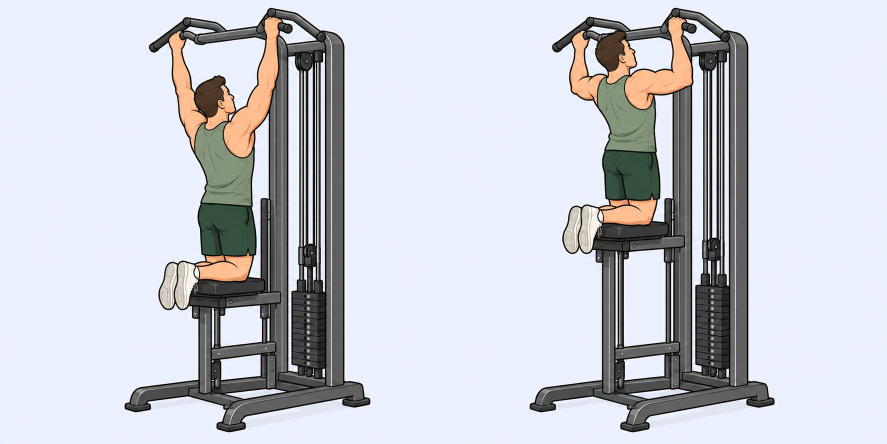
#> input picture assets/tuesday-motion/assisted-pullup.png, 1774 x 887 px (shown at 1/2 size); its folder holds 4 pictures in this run
$ python export-tuesday-frames.py
#> lines starting #> are read from the running program, lines starting #| are printed output that depends on the picture
"""Split generated pose pairs and align their stationary machine/body landmarks."""
from pathlib import Path
from PIL import Image

ROOT = Path(__file__).resolve().parent.parent
# Translation of frame two in an 800 px canvas, measured on stationary landmarks.
OFFSETS = {
    'assisted-pullup': (71, 0), 'chest-supported-row': (23, -2),
    'preacher-curl': (3, 0), 'rope-curl': (-3, 0),
    'lateral-raise': (1, 0), 'face-pull': (-2, 0),
}

for name, (dx, dy) in OFFSETS.items():
    sheet = Image.open(ROOT / 'assets' / 'tuesday-motion' / f'{name}.png').convert('RGB')
#> sheet is the input picture: PIL image 1774x887 RGB; mean R, G, B 200.8, 203.6, 211.1
    half = sheet.width // 2
#> half = 887
    assert sheet.width == 2 * sheet.height
    for position in (1, 2):
        frame = sheet.crop(((position - 1) * half, 0, position * half, half)).resize((800, 800), Image.Resampling.LANCZOS)
        if position == 2:
            aligned = frame.copy()
            if dx > 0:
                aligned.paste(frame.crop((0, 0, 1, 800)).resize((dx, 800)), (0, 0))
            elif dx < 0:
                aligned.paste(frame.crop((799, 0, 800, 800)).resize((-dx, 800)), (800 + dx, 0))
            if dy < 0:
                aligned.paste(frame.crop((0, 799, 800, 800)).resize((800, -dy)), (0, 800 + dy))
            aligned.paste(frame, (dx, dy))
            frame = aligned
        frame.save(ROOT / 'public' / 'images' / 'motion' / f'{name}-{position}.webp', quality=88, method=6)
#> this loop made 2 passes
#> pass 1, `frame = sheet.crop(((position - 1) * half, 0, position * half, half))...`:
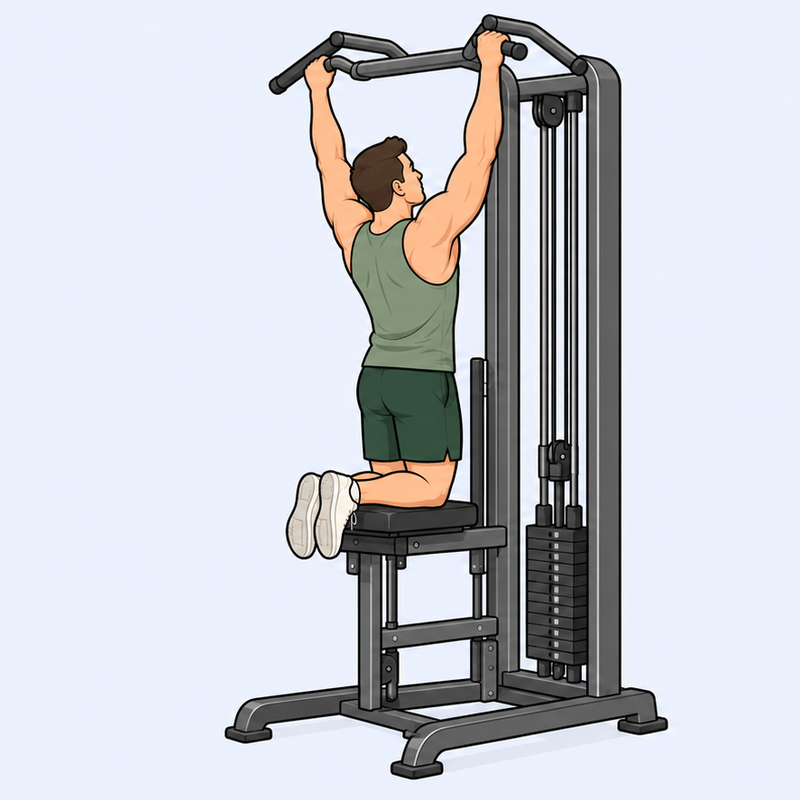
#> frame: PIL image 800x800 RGB; mean R, G, B 200.8, 203.5, 210.8
#> pass 2, `frame = sheet.crop(((position - 1) * half, 0, position * half, half))...`:
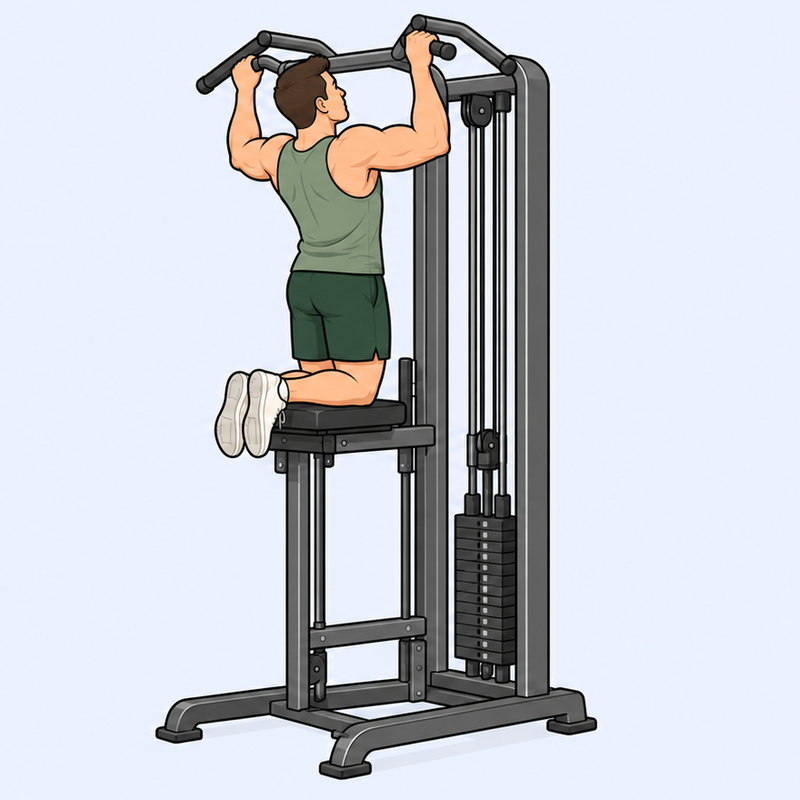
#> frame: PIL image 800x800 RGB; mean R, G, B 200.9, 203.8, 211.5
#> pass 2, `frame = aligned`:
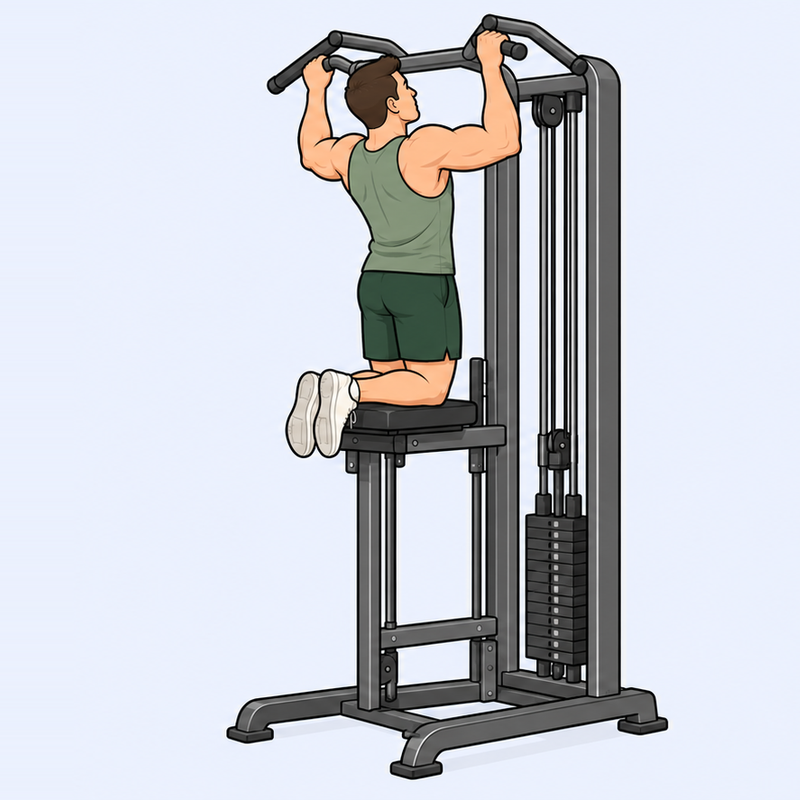
#> frame: PIL image 800x800 RGB; mean R, G, B 200.9, 203.8, 211.5
    print(f'{name}: exported with second frame offset ({dx}, {dy})')
#> pass 2 of the loop `for name, (dx, dy) in OFFSETS.items():`:
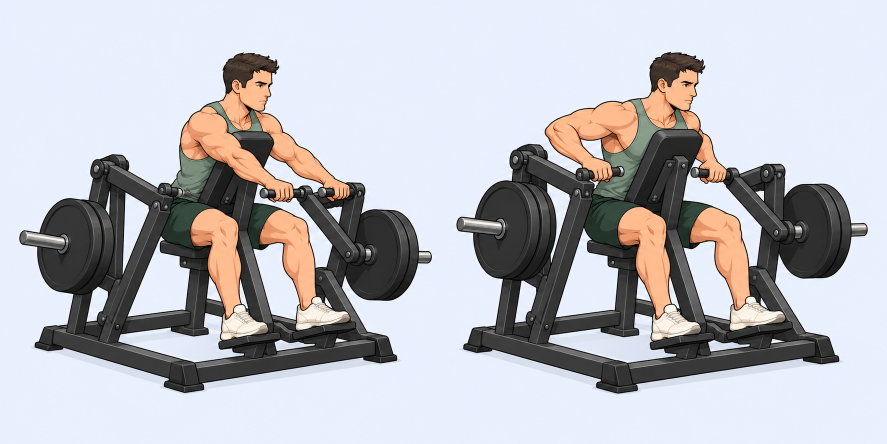
#> input picture assets/tuesday-motion/chest-supported-row.png, 1774 x 887 px (shown at 1/2 size)
#> sheet is the input picture: PIL image 1774x887 RGB; mean R, G, B 186.3, 186.5, 192.3
#> the loop `for position in (1, 2):` made 2 passes
#> pass 1, `frame = sheet.crop(((position - 1) * half, 0, position * half, half))...`:
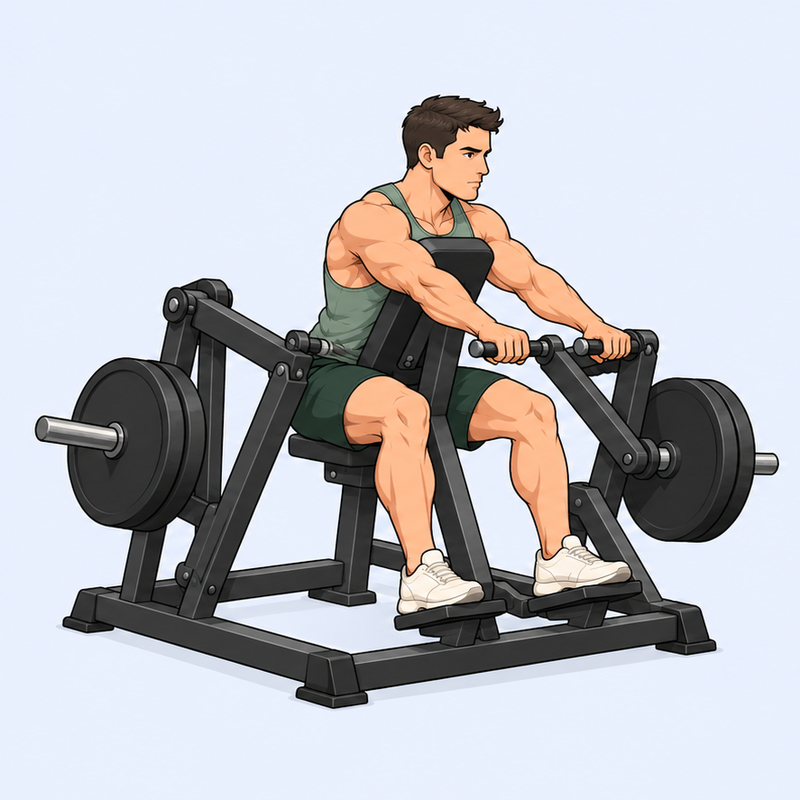
#> frame: PIL image 800x800 RGB; mean R, G, B 188.2, 188.5, 194.4
#> pass 2, `frame = aligned`:
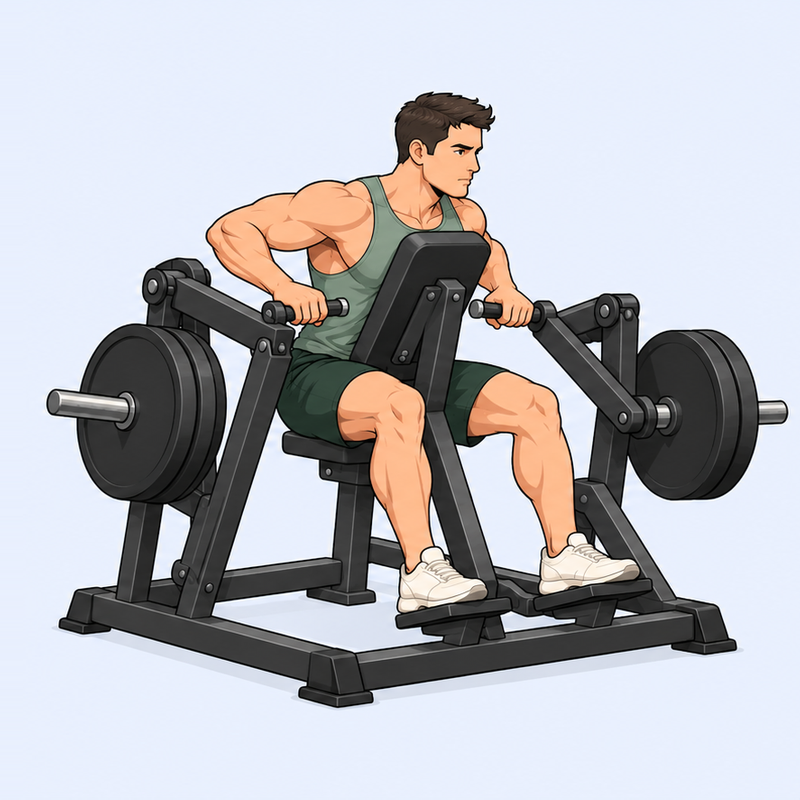
#> frame: PIL image 800x800 RGB; mean R, G, B 184.4, 184.6, 190.2
#> (the run stopped early here; a loop or call above may not have finished)
